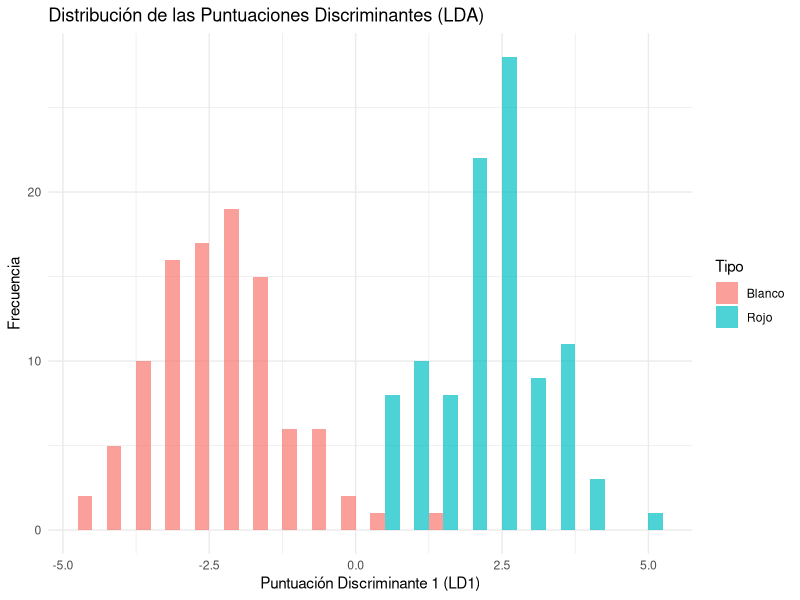
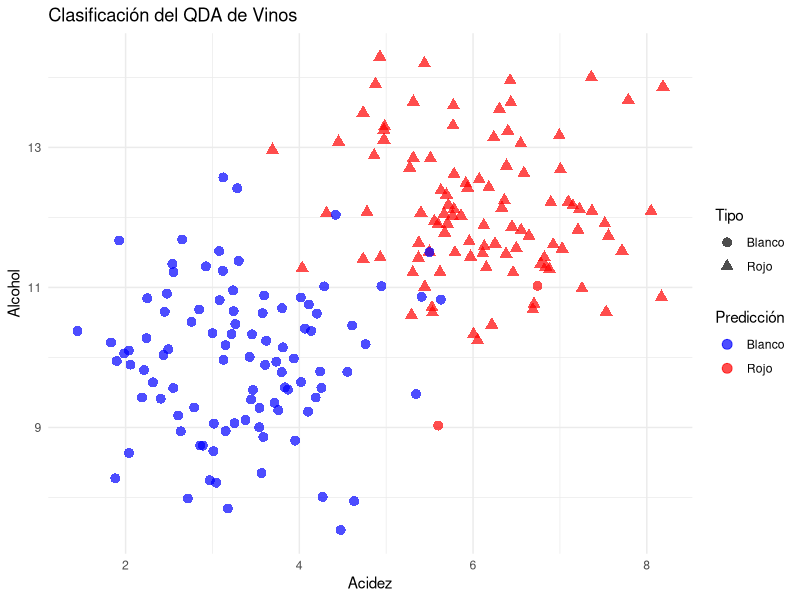
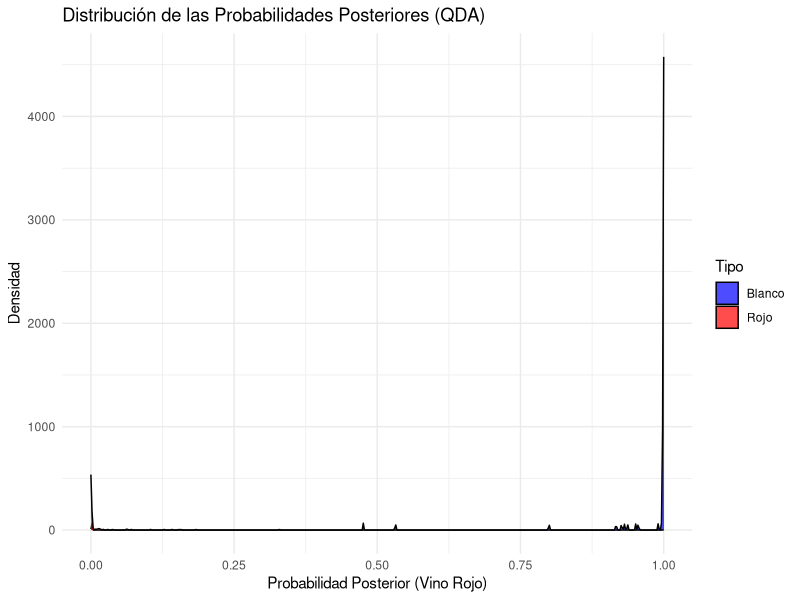

Here is the R script that generated these plots, in order:

# Contenido ----
# 0. Conceptos Fundamentales 
# 1. Analisis discriminante Lineal 
# 2. Análisis discriminante cuadrático 


# 0. Conceptos Fundamentales ----

# 1. **Análisis Discriminante Lineal (LDA):**
# - **Objetivo:** Clasificar observaciones en grupos predefinidos basado en 
# variables predictoras.
# - **Funcionamiento:** Encuentra una combinación lineal de las variables 
# predictoras que maximiza la separación entre las clases.
# - **Aplicación:** Utilizado para problemas de clasificación en diversas
# áreas, incluyendo la ciencia de los alimentos.
# 
# 2. **Matriz de Confusión:**
#   - **Descripción:** Tabla que muestra las predicciones del modelo contra 
# las clases verdaderas.
# - **Uso:** Evaluar la precisión de un modelo de clasificación.
# 
# 3. **Métricas de Precisión y Exactitud:**
# - **Precisión:** Proporción de predicciones correctas para una clase específica.
# - **Exactitud:** Proporción de todas las predicciones correctas.
# 
# 4. **Métricas de Rendimiento:**
# - **Sensibilidad (Recall):** Proporción de verdaderos positivos 
# correctamente identificados.
# - **Especificidad:** Proporción de verdaderos negativos correctamente 
# identificados.
# - **Valor Predictivo Positivo (Precisión):** Proporción de verdaderos 
# positivos sobre todos los positivos predichos.

# Metricas de rendimiento
browseURL("https://es.wikipedia.org/wiki/Curva_ROC")

# 1. Analisis discriminante ----

# Vamos a realizar un análisis discriminante en el contexto de la ciencia de 
# los alimentos. Supongamos que queremos clasificar diferentes tipos de vinos
# (Vino Rojo y Vino Blanco) basado en variables de calidad. Utilizaremos 
# análisis discriminante lineal (LDA), crearemos una matriz de confusión, 
# calcularemos métricas de precisión y exactitud, y visualizaremos los resultados.

### **1. Simulación de Datos**

# Simulamos los datos para nuestro análisis.


# Instalar y cargar los paquetes necesarios
if (!requireNamespace("MASS", quietly = TRUE)) {
  install.packages("MASS")
}
if (!requireNamespace("caret", quietly = TRUE)) {
  install.packages("caret")
}
if (!requireNamespace("ggplot2", quietly = TRUE)) {
  install.packages("ggplot2")
}

library(MASS)
library(caret)
library(ggplot2)

# Simulación de datos
set.seed(123)
n <- 100  # Número de observaciones por grupo
tipo_vino <- factor(rep(c("Rojo", "Blanco"), each = n))
acidez <- c(rnorm(n, mean = 6, sd = 1), rnorm(n, mean = 3.5, sd = 1))
alcohol <- c(rnorm(n, mean = 12, sd = 1), rnorm(n, mean = 10, sd = 1))
sulfitos <- c(rnorm(n, mean = 50, sd = 10), rnorm(n, mean = 30, sd = 10))

# Crear data frame
datos <- data.frame(Tipo = tipo_vino, Acidez = acidez, Alcohol = alcohol, Sulfitos = sulfitos)

# Mostrar los primeros datos
head(datos)


### **2. Análisis Discriminante Lineal (LDA)**

# Ajustamos el modelo LDA y predecimos las clases.


# Ajustar el modelo LDA
modelo_lda <- lda(Tipo ~ Acidez + Alcohol + Sulfitos, data = datos)

# Predicción
predicciones <- predict(modelo_lda)


# Matriz de Confusión
conf_matrix <- table(datos$Tipo, predicciones$class)
print(conf_matrix)


### **3. Métricas de Precisión y Exactitud**

# Calculamos las métricas a partir de la matriz de confusión.


# Calcular las métricas de precisión y exactitud
precision <- conf_matrix[1,1] / sum(conf_matrix[,1])
exactitud <- sum(diag(conf_matrix)) / sum(conf_matrix)

cat("Precisión:", precision, "\n")
cat("Exactitud:", exactitud, "\n")


### **4. Métricas de Rendimiento**

# Calculamos otras métricas de rendimiento como sensibilidad, especificidad 
# y valor predictivo positivo.


# Calcular métricas de rendimiento
sensibilidad <- conf_matrix[1,1] / sum(conf_matrix[1,])
especificidad <- conf_matrix[2,2] / sum(conf_matrix[2,])
vpp <- conf_matrix[1,1] / sum(conf_matrix[,1])

cat("Sensibilidad:", sensibilidad, "\n")
cat("Especificidad:", especificidad, "\n")
cat("Valor Predictivo Positivo:", vpp, "\n")


### **5. Visualización de Resultados**

# Visualizamos los resultados del LDA.


# Extraer las puntuaciones discriminantes
datos$LD1 <- predicciones$x[,1]

# Crear gráfico LDA
ggplot(datos, aes(x = LD1, fill = Tipo)) +
  geom_histogram(binwidth = 0.5, position = "dodge", alpha = 0.7) +
  labs(title = "Distribución de las Puntuaciones Discriminantes (LDA)",
       x = "Puntuación Discriminante 1 (LD1)",
       y = "Frecuencia") +
  theme_minimal()

### **Interpretación de Resultados**

# El análisis discriminante lineal nos permite clasificar los tipos de vinos 
# basados en las variables de calidad, y las métricas de rendimiento nos
# proporcionan información sobre la efectividad del modelo. Las visualizaciones
# ayudan a comprender mejor cómo el modelo separa las clases.

# Este ejemplo ilustra cómo realizar un análisis discriminante con R, evaluar 
# su rendimiento y visualizar los resultados en el contexto de la ciencia 
# de los alimentos. 

# 2. Análisis discriminante cuadrático ----

# Vamos a realizar un análisis discriminante cuadrático (QDA) en el contexto 
# de la ciencia de los alimentos y crear visualizaciones avanzadas
# usando `ggplot2` y otras librerías. Supongamos que queremos clasificar
# diferentes tipos de vinos (Vino Rojo y Vino Blanco) basado 
# en variables de calidad.


### **Conceptos Fundamentales**
# 
# **Análisis Discriminante Cuadrático (QDA):**
# - **Objetivo:** Clasificar observaciones en grupos predefinidos basado en
# variables predictoras.
# - **Funcionamiento:** Similar al análisis discriminante lineal (LDA),
# pero permite que las matrices de covarianza sean diferentes para cada grupo.
# - **Aplicación:** Utilizado cuando las suposiciones de LDA (matrices de
# covarianza iguales entre grupos) no se cumplen.



### **1. Simulación de Datos**

# Primero, simulamos los datos para nuestro análisis.


# Instalar y cargar los paquetes necesarios
if (!requireNamespace("MASS", quietly = TRUE)) {
  install.packages("MASS")
}
if (!requireNamespace("caret", quietly = TRUE)) {
  install.packages("caret")
}
if (!requireNamespace("ggplot2", quietly = TRUE)) {
  install.packages("ggplot2")
}

library(MASS)
library(caret)
library(ggplot2)

# Simulación de datos
set.seed(123)
n <- 100  # Número de observaciones por grupo
tipo_vino <- factor(rep(c("Rojo", "Blanco"), each = n))
acidez <- c(rnorm(n, mean = 6, sd = 1), rnorm(n, mean = 3.5, sd = 1))
alcohol <- c(rnorm(n, mean = 12, sd = 1), rnorm(n, mean = 10, sd = 1))
sulfitos <- c(rnorm(n, mean = 50, sd = 10), rnorm(n, mean = 30, sd = 10))

# Crear data frame
datos <- data.frame(Tipo = tipo_vino, Acidez = acidez, Alcohol = alcohol, Sulfitos = sulfitos)

# Mostrar los primeros datos
head(datos)


### **2. Análisis Discriminante Cuadrático (QDA)**

#Ajustamos el modelo QDA y predecimos las clases.


# Ajustar el modelo QDA
modelo_qda <- qda(Tipo ~ Acidez + Alcohol + Sulfitos, data = datos)

# Predicción
predicciones_qda <- predict(modelo_qda)

# Matriz de Confusión
conf_matrix_qda <- table(datos$Tipo, predicciones_qda$class)
print(conf_matrix_qda)


### **3. Métricas de Precisión y Exactitud**

# Calculamos las métricas a partir de la matriz de confusión.


# Calcular las métricas de precisión y exactitud
precision_qda <- conf_matrix_qda[1,1] / sum(conf_matrix_qda[,1])
exactitud_qda <- sum(diag(conf_matrix_qda)) / sum(conf_matrix_qda)

cat("Precisión (QDA):", precision_qda, "\n")
cat("Exactitud (QDA):", exactitud_qda, "\n")


### **4. Métricas de Rendimiento**

# Calculamos otras métricas de rendimiento como sensibilidad, especificidad
# y valor predictivo positivo.


# Calcular métricas de rendimiento
sensibilidad_qda <- conf_matrix_qda[1,1] / sum(conf_matrix_qda[1,])
especificidad_qda <- conf_matrix_qda[2,2] / sum(conf_matrix_qda[2,])
vpp_qda <- conf_matrix_qda[1,1] / sum(conf_matrix_qda[,1])

cat("Sensibilidad (QDA):", sensibilidad_qda, "\n")
cat("Especificidad (QDA):", especificidad_qda, "\n")
cat("Valor Predictivo Positivo (QDA):", vpp_qda, "\n")


### **5. Visualización de Resultados**

# Visualizamos los resultados del QDA utilizando `ggplot2`.

#### **Visualización de la Clasificación**


# Crear un data frame con las puntuaciones discriminantes
datos$LD1 <- predicciones_qda$posterior[,1]
datos$Predicción <- predicciones_qda$class

# Gráfico de puntos con clasificación
ggplot(datos, aes(x = Acidez, y = Alcohol, color = Predicción, shape = Tipo)) +
  geom_point(size = 3, alpha = 0.7) +
  labs(title = "Clasificación del QDA de Vinos",
       x = "Acidez",
       y = "Alcohol") +
  theme_minimal() +
  scale_color_manual(values = c("Rojo" = "red", "Blanco" = "blue"))


#### **Visualización de las Probabilidades Posteriores**


# Gráfico de densidad de las probabilidades posteriores
ggplot(datos, aes(x = LD1, fill = Tipo)) +
  geom_density(alpha = 0.7) +
  labs(title = "Distribución de las Probabilidades Posteriores (QDA)",
       x = "Probabilidad Posterior (Vino Rojo)",
       y = "Densidad") +
  theme_minimal() +
  scale_fill_manual(values = c("Rojo" = "red", "Blanco" = "blue"))

### **Interpretación de Resultados**

# El análisis discriminante cuadrático nos permite clasificar los tipos de
# vinos basados en las variables de calidad, y las métricas de rendimiento 
# nos proporcionan información sobre la efectividad del modelo. 
# Las visualizaciones ayudan a comprender mejor cómo el modelo separa 
# las clases y distribuye las probabilidades posteriores.

# Este ejemplo ilustra cómo realizar un análisis discriminante
# cuadrático con R, evaluar su rendimiento y visualizar los resultados en 
# el contexto de la ciencia de los alimentos. 
